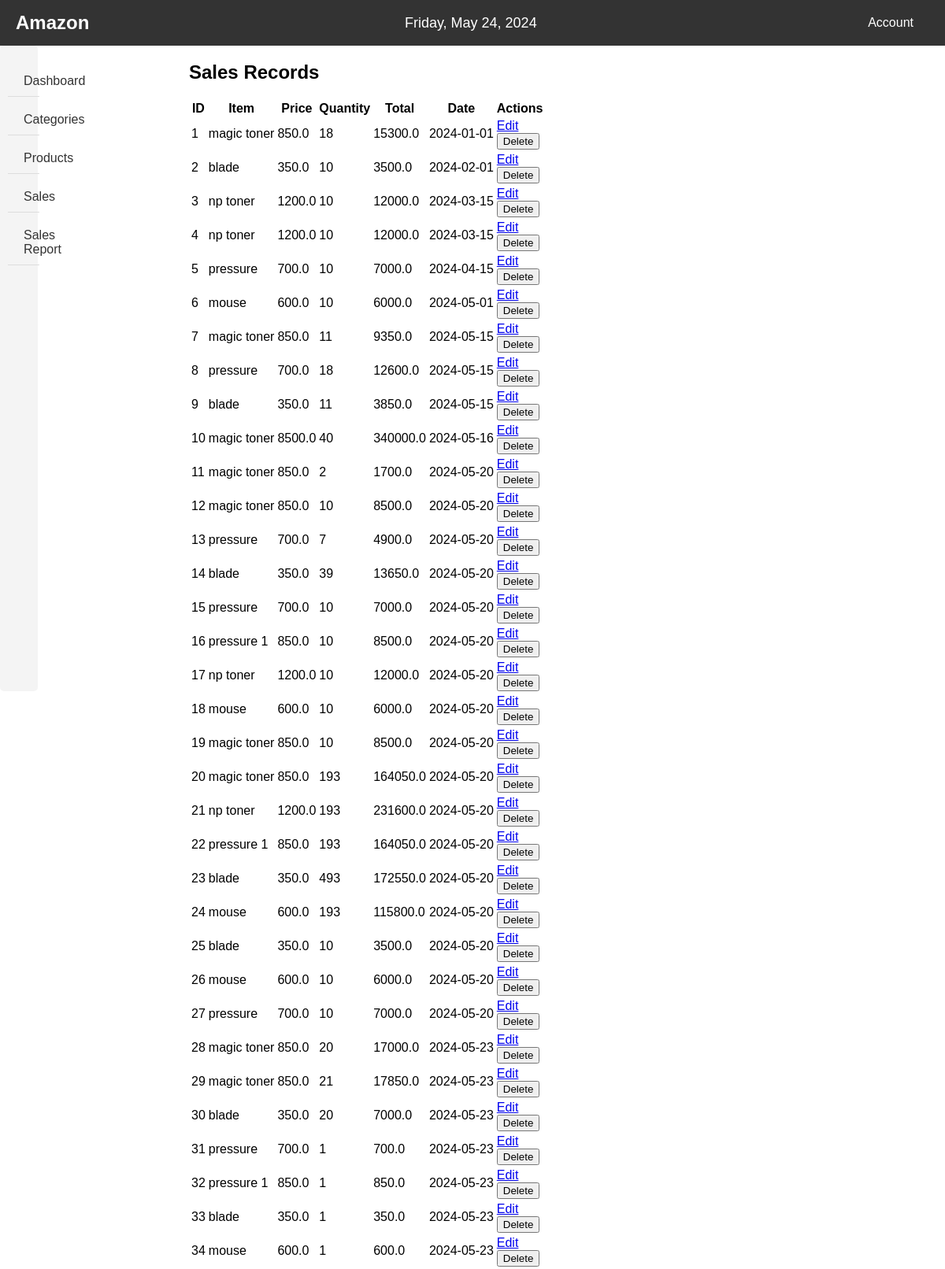
The app's page /view_sales with its own data.
### app.py (models this page shows, shortened)
class Sale(db.Model):
    id = db.Column(db.Integer, primary_key=True)
    item = db.Column(db.String(100), nullable=False)
    price = db.Column(db.Float, nullable=False)
    quantity = db.Column(db.Integer, nullable=False)
    total = db.Column(db.Float, nullable=False)
    date = db.Column(db.Date, nullable=False)
    product_id = db.Column(db.Integer, db.ForeignKey('product.id'))  # Add a foreign key to the Product model
    product = db.relationship('Product', backref=db.backref('sales', lazy=True))  # Establish a one-to-many relationship

### app.py (the view)
@app.route('/view_sales')
def view_sales():
    sales = Sale.query.all()
    return render_template('view_sales.html', sales=sales)

### templates/view_sales.html (shortened to what this page needs)
<!DOCTYPE html>
<html lang="en">
<head>
    <link rel="stylesheet" href="../static/css/view_sales.css">
</head>
<body>
    <header>
        <div class="header-left">
            <div class="logo">
                <h1>Amazon</h1>
            </div>
        </div>
        <div class="header-middle">
            <div class="date">
            </div>
        </div>
        <div class="header-right">
            <div class="dropdown">
                <button class="dropbtn">Account</button>
            </div>
        </div>
    </header>
    <main>
        <div class="sections-container">
            <aside>
                <nav class="section1">
                    <ul>
                        <li><a href="{{ url_for('admin_dashboard') }}">Dashboard</a></li>
                        <li class="dropdown" id="categoriesDropdown">
                            <a href="#">Categories</a>
                        </li>
                        <li class="dropdown">
                            <a href="#">Products</a>
                        </li>
                        <li class="dropdown">
                            <a href="#">Sales</a>
                        </li>
                        <li class="dropdown">
                            <a href="#">Sales Report</a>
                        </li>
                    </ul>
                </nav>
            </aside>
            <article>
                <h1>Sales Records</h1>
                <table>
                    <thead>
                        <tr>
                            <th>ID</th>
                            <th>Item</th>
                            <th>Price</th>
                            <th>Quantity</th>
                            <th>Total</th>
                            <th>Date</th>
                            <th>Actions</th>
                        </tr>
                    </thead>
                    <tbody>
                        {% for sale in sales %}
                        <tr>
                            <td>{{ sale.id }}</td>
                            <td>{{ sale.item }}</td>
                            <td>{{ sale.price }}</td>
                            <td>{{ sale.quantity }}</td>
                            <td>{{ sale.total }}</td>
                            <td>{{ sale.date }}</td>
                            <td>
                                <a href="{{ url_for('edit_sale', id=sale.id) }}">Edit</a>
                                <form action="{{ url_for('delete_sale', id=sale.id) }}" method="POST">
                                    <button type="submit" onclick="return confirm('Are you sure you want to delete this sale record?')">Delete</button>
                                </form>
                            </td>
                        </tr>
                        {% endfor %}
                    </tbody>
                </table>
            </article>
        </div>
    </main>
</body>
</html>

### static/css/view_sales.css (style rules this page uses)
body { font-family: Arial, sans-serif; margin: 0; padding: 0; }
header { background-color: #333; color: #fff; padding: 10px 20px; display: flex; justify-content: space-between; align-items: center; }
.logo h1 { margin: 0; padding: 0; font-size: 24px; }
.header-middle { flex-grow: 1; text-align: center; }
.date { margin: 0; padding: 0; font-size: 18px; }
.dropdown { position: relative; display: inline-block; }
.dropbtn { background-color: #333; color: white; padding: 10px 20px; font-size: 16px; border: none; cursor: pointer; }
nav { background-color: #f4f4f4; padding: 10px; border-radius: 5px; width: calc(20% - 20px); min-height: 100vh; margin-right: 20px; }
nav ul { list-style-type: none; padding: 0; display: flex; flex-direction: column; }
nav ul li { margin-bottom: 10px; padding: 10px 20px; border-bottom: 1px solid #ddd; }
nav ul li a { text-decoration: none; color: #333; }
.sections-container { display: flex; }
aside { width: 20%; }
article { width: 80%; }

### records on screen
Sale: id "1", item "magic toner", price "850.0", quantity "18", total "15300.0", date "2024-01-01"
Sale: id "2", item "blade", price "350.0", quantity "10", total "3500.0", date "2024-02-01"
Sale: id "3", item "np toner", price "1200.0", quantity "10", total "12000.0", date "2024-03-15"
Sale: id "4", item "np toner", price "1200.0", quantity "10", total "12000.0", date "2024-03-15"
Sale: id "5", item "pressure", price "700.0", quantity "10", total "7000.0", date "2024-04-15"
Sale: id "6", item "mouse", price "600.0", quantity "10", total "6000.0", date "2024-05-01"
Sale: id "7", item "magic toner", price "850.0", quantity "11", total "9350.0", date "2024-05-15"
Sale: id "8", item "pressure", price "700.0", quantity "18", total "12600.0", date "2024-05-15"
Sale: id "9", item "blade", price "350.0", quantity "11", total "3850.0", date "2024-05-15"
Sale: id "10", item "magic toner", price "8500.0", quantity "40", total "340000.0", date "2024-05-16"
Sale: id "11", item "magic toner", price "850.0", quantity "2", total "1700.0", date "2024-05-20"
Sale: id "12", item "magic toner", price "850.0", quantity "10", total "8500.0", date "2024-05-20"
Sale: id "13", item "pressure", price "700.0", quantity "7", total "4900.0", date "2024-05-20"
Sale: id "14", item "blade", price "350.0", quantity "39", total "13650.0", date "2024-05-20"
Sale: id "15", item "pressure", price "700.0", quantity "10", total "7000.0", date "2024-05-20"
Sale: id "16", item "pressure 1", price "850.0", quantity "10", total "8500.0", date "2024-05-20"
Sale: id "17", item "np toner", price "1200.0", quantity "10", total "12000.0", date "2024-05-20"
Sale: id "18", item "mouse", price "600.0", quantity "10", total "6000.0", date "2024-05-20"
Sale: id "19", item "magic toner", price "850.0", quantity "10", total "8500.0", date "2024-05-20"
Sale: id "20", item "magic toner", price "850.0", quantity "193", total "164050.0", date "2024-05-20"
Sale: id "21", item "np toner", price "1200.0", quantity "193", total "231600.0", date "2024-05-20"
Sale: id "22", item "pressure 1", price "850.0", quantity "193", total "164050.0", date "2024-05-20"
Sale: id "23", item "blade", price "350.0", quantity "493", total "172550.0", date "2024-05-20"
Sale: id "24", item "mouse", price "600.0", quantity "193", total "115800.0", date "2024-05-20"
Sale: id "25", item "blade", price "350.0", quantity "10", total "3500.0", date "2024-05-20"
Sale: id "26", item "mouse", price "600.0", quantity "10", total "6000.0", date "2024-05-20"
Sale: id "27", item "pressure", price "700.0", quantity "10", total "7000.0", date "2024-05-20"
Sale: id "28", item "magic toner", price "850.0", quantity "20", total "17000.0", date "2024-05-23"
Sale: id "29", item "magic toner", price "850.0", quantity "21", total "17850.0", date "2024-05-23"
Sale: id "30", item "blade", price "350.0", quantity "20", total "7000.0", date "2024-05-23"
Sale: id "31", item "pressure", price "700.0", quantity "1", total "700.0", date "2024-05-23"
Sale: id "32", item "pressure 1", price "850.0", quantity "1", total "850.0", date "2024-05-23"
Sale: id "33", item "blade", price "350.0", quantity "1", total "350.0", date "2024-05-23"
Sale: id "34", item "mouse", price "600.0", quantity "1", total "600.0", date "2024-05-23"
